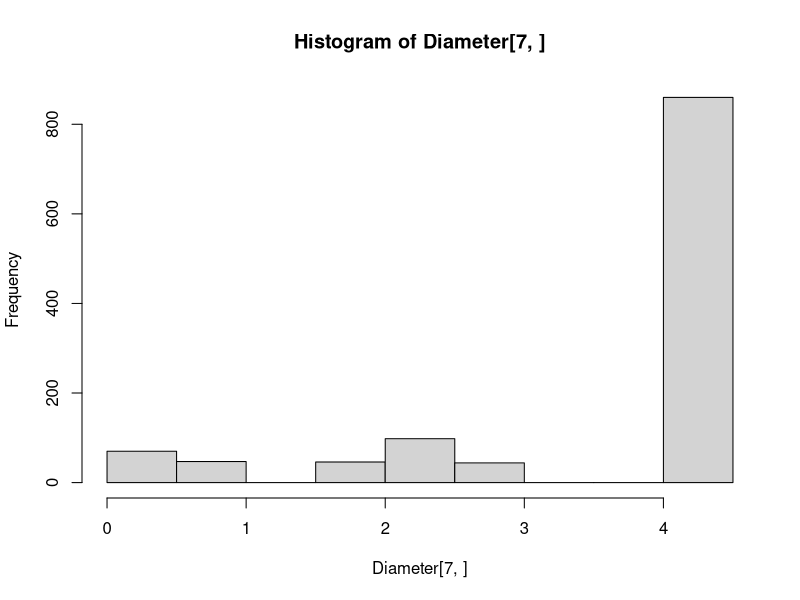

Reproduce this figure in R.
rm(list=ls())


# Louisianna simulation ---------------------------------------------------


temp1<-18.97
aridity1<-10093*.0001

# CN scaled with FIA data
C_AVG<-(496/10)*(1/3)+((119/10)*(2/3))

N_AVG<-(254/100)*(1/3)+((75/100)*(2/3))

CN<-C_AVG/N_AVG
CN_SCALE_LA<-(CN*6.045)+19.775



age<-matrix(0, nrow=7, ncol=1165) # initialize the age matrix
Diameter<-matrix(0, nrow=7, ncol=1165) # initialize the diameter matrix
TASB<-matrix(0, nrow=7, ncol=1165) # initialize the total above stump biomass matrix

# initialize the diameter for the first year
Diameter[1,]<-(10^(0.8156395 - 0.004348023*temp1 - 0.2872396*aridity1))*(0.3535108*1^(-0.6464892))



for (j in 1:1165){ # specify tree per hectare
  
  
  
  for (i in 2:7){ # specify how long to run the simulation (years)
    
    age[i,j]<-age[i-1,j]+1
    
    growth<-(10^(0.8156395 - 0.004348023*temp1 - 0.2872396*aridity1))*(0.3535108*age[i,j]^(-0.6464892))
    
    # define the mortality rate here
    # initialize as a numeric with only 1 possible value
    M <- numeric(length = 1)
    
    # Mortality based on diameter class
    if (Diameter[i,j]<=3.94){ M<- rbinom(1,1,(.4/8))}
    else if (Diameter[i,j]>3.94 & Diameter[i,j]<=7.97){M<-rbinom(1,1,(.2/8))}
    else if (Diameter[i,j]>7.97 & Diameter[i,j]<=11.81){M<-rbinom(1,1,(.15/8))}
    else if (Diameter[i,j]>11.81 & Diameter[i,j]<=15.75){M<-rbinom(1,1,(.1/8))}
    else if (Diameter[i,j]>15.75){M<-rbinom(1,1,(0.01/8))}
    
    # Calculate the diameter for jth tree for the ith observed year
    Diameter[i,j]<-Diameter[i-1,j] + growth - M*(Diameter[i-1,j]+growth)
    
    #use diameter and age to calculate total aboveground biomass of the jth tree in the ith year
    TASB [i,j]<-0.0578*(Diameter[i,j]^2.41)*(age[i,j]^.204)
    
    # If the tree dies, plant a new tree (age = 0)
    if (M==1){age[i,j]<-0}
    
  }
}

mean(Diameter[7,])
hist(Diameter[7,])

